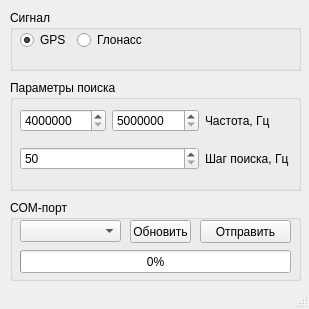
<?xml version="1.0" encoding="UTF-8"?>
<ui version="4.0">
 <class>MainWindow</class>
 <widget class="QMainWindow" name="MainWindow">
  <property name="geometry">
   <rect>
    <x>0</x>
    <y>0</y>
    <width>309</width>
    <height>309</height>
   </rect>
  </property>
  <property name="maximumSize">
   <size>
    <width>16777215</width>
    <height>16777215</height>
   </size>
  </property>
  <property name="windowTitle">
   <string>MainWindow</string>
  </property>
  <property name="documentMode">
   <bool>false</bool>
  </property>
  <property name="tabShape">
   <enum>QTabWidget::Rounded</enum>
  </property>
  <widget class="QWidget" name="centralwidget">
   <widget class="QGroupBox" name="groupBox">
    <property name="geometry">
     <rect>
      <x>10</x>
      <y>10</y>
      <width>291</width>
      <height>61</height>
     </rect>
    </property>
    <property name="sizePolicy">
     <sizepolicy hsizetype="Preferred" vsizetype="Preferred">
      <horstretch>1</horstretch>
      <verstretch>1</verstretch>
     </sizepolicy>
    </property>
    <property name="baseSize">
     <size>
      <width>30</width>
      <height>30</height>
     </size>
    </property>
    <property name="title">
     <string>Сигнал</string>
    </property>
    <property name="flat">
     <bool>false</bool>
    </property>
    <property name="checkable">
     <bool>false</bool>
    </property>
    <widget class="QWidget" name="horizontalLayoutWidget">
     <property name="geometry">
      <rect>
       <x>10</x>
       <y>20</y>
       <width>131</width>
       <height>31</height>
      </rect>
     </property>
     <layout class="QHBoxLayout" name="Mode">
      <property name="sizeConstraint">
       <enum>QLayout::SetFixedSize</enum>
      </property>
      <property name="leftMargin">
       <number>0</number>
      </property>
      <item>
       <widget class="QRadioButton" name="radio_btn_gps">
        <property name="minimumSize">
         <size>
          <width>10</width>
          <height>10</height>
         </size>
        </property>
        <property name="autoFillBackground">
         <bool>false</bool>
        </property>
        <property name="text">
         <string>GPS</string>
        </property>
        <property name="checked">
         <bool>true</bool>
        </property>
       </widget>
      </item>
      <item>
       <widget class="QRadioButton" name="radio_btn_glo">
        <property name="text">
         <string>Глонасс</string>
        </property>
        <property name="checked">
         <bool>false</bool>
        </property>
       </widget>
      </item>
     </layout>
    </widget>
   </widget>
   <widget class="QGroupBox" name="groupBox_2">
    <property name="geometry">
     <rect>
      <x>10</x>
      <y>80</y>
      <width>291</width>
      <height>111</height>
     </rect>
    </property>
    <property name="title">
     <string>Параметры поиска</string>
    </property>
    <property name="flat">
     <bool>false</bool>
    </property>
    <property name="checkable">
     <bool>false</bool>
    </property>
    <widget class="QWidget" name="gridLayoutWidget">
     <property name="geometry">
      <rect>
       <x>10</x>
       <y>20</y>
       <width>271</width>
       <height>80</height>
      </rect>
     </property>
     <layout class="QGridLayout" name="freq" columnstretch="0,0,0">
      <item row="0" column="2">
       <widget class="QLabel" name="label_2">
        <property name="text">
         <string>Частота, Гц</string>
        </property>
       </widget>
      </item>
      <item row="2" column="2">
       <widget class="QLabel" name="label_3">
        <property name="text">
         <string>Шаг поиска, Гц</string>
        </property>
       </widget>
      </item>
      <item row="0" column="0">
       <widget class="QSpinBox" name="freq_min">
        <property name="specialValueText">
         <string>4000000</string>
        </property>
        <property name="showGroupSeparator" stdset="0">
         <bool>false</bool>
        </property>
        <property name="maximum">
         <number>999999999</number>
        </property>
        <property name="stepType">
         <enum>QAbstractSpinBox::AdaptiveDecimalStepType</enum>
        </property>
       </widget>
      </item>
      <item row="0" column="1">
       <widget class="QSpinBox" name="freq_max">
        <property name="specialValueText">
         <string>5000000</string>
        </property>
        <property name="maximum">
         <number>999999999</number>
        </property>
       </widget>
      </item>
      <item row="2" column="0" colspan="2">
       <widget class="QSpinBox" name="freq_step">
        <property name="specialValueText">
         <string>50</string>
        </property>
        <property name="maximum">
         <number>999999999</number>
        </property>
       </widget>
      </item>
     </layout>
    </widget>
   </widget>
   <widget class="QGroupBox" name="groupBox_3">
    <property name="geometry">
     <rect>
      <x>10</x>
      <y>200</y>
      <width>291</width>
      <height>81</height>
     </rect>
    </property>
    <property name="title">
     <string>COM-порт</string>
    </property>
    <property name="flat">
     <bool>false</bool>
    </property>
    <property name="checkable">
     <bool>false</bool>
    </property>
    <widget class="QComboBox" name="ports_box">
     <property name="geometry">
      <rect>
       <x>10</x>
       <y>20</y>
       <width>101</width>
       <height>22</height>
      </rect>
     </property>
    </widget>
    <widget class="QPushButton" name="tx_btn">
     <property name="geometry">
      <rect>
       <x>190</x>
       <y>20</y>
       <width>91</width>
       <height>23</height>
      </rect>
     </property>
     <property name="text">
      <string>Отправить</string>
     </property>
    </widget>
    <widget class="QProgressBar" name="progressBar">
     <property name="geometry">
      <rect>
       <x>10</x>
       <y>50</y>
       <width>271</width>
       <height>23</height>
      </rect>
     </property>
     <property name="value">
      <number>0</number>
     </property>
     <property name="textVisible">
      <bool>true</bool>
     </property>
     <property name="invertedAppearance">
      <bool>false</bool>
     </property>
     <property name="textDirection">
      <enum>QProgressBar::TopToBottom</enum>
     </property>
    </widget>
    <widget class="QPushButton" name="refresh_btn">
     <property name="geometry">
      <rect>
       <x>120</x>
       <y>20</y>
       <width>61</width>
       <height>23</height>
      </rect>
     </property>
     <property name="text">
      <string>Обновить</string>
     </property>
    </widget>
   </widget>
  </widget>
  <widget class="QMenuBar" name="menubar">
   <property name="geometry">
    <rect>
     <x>0</x>
     <y>0</y>
     <width>309</width>
     <height>20</height>
    </rect>
   </property>
  </widget>
  <widget class="QStatusBar" name="statusbar"/>
 </widget>
 <resources/>
 <connections/>
</ui>
